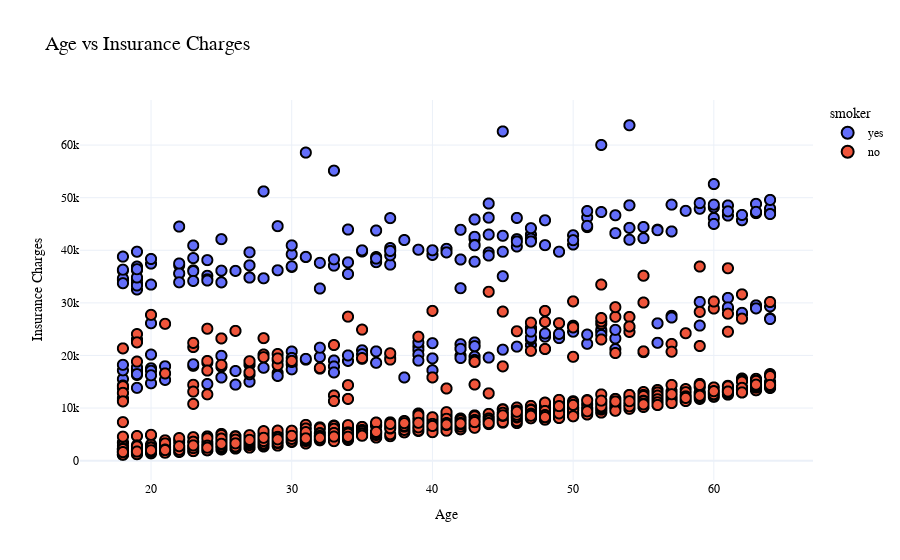

The code cell stored with this chart in its notebook:
### Code cell
fig = px.scatter(
    df,
    x='age',
    y='charges',
    color='smoker',
    size='bmi',
    hover_data=['region'],
    title='Age vs Insurance Charges',
    labels={'age': 'Age', 'charges': 'Insurance Charges'},
    template='plotly_white'
)

# Customize layout
fig.update_layout(
    title_font_size=20,
    xaxis_title='Age',
    yaxis_title='Insurance Charges',
    font=dict(family='Arial', size=12, color='black')
)

# Customize traces
fig.update_traces(
    marker=dict(size=10, line=dict(width=2, color='black'))
)
fig.show()

### Figure 1 — Plotly figure (JSON) as saved in the notebook; plotly's stock layout.template omitted (floating-point values rounded to 4 significant figures; data arrays with more than 128 entries replaced by an {"elided": "..."} marker saying what was removed)
{"data": [{"customdata": {"elided": "274x1 str values"}, "hovertemplate": "smoker=yes<br>Age=%{x}<br>Insurance Charges=%{y}<br>bmi=%{marker.size}<br>region=%{customdata[0]}<extra></extra>", "legendgroup": "yes", "marker": {"color": "#636efa", "line": {"color": "black", "width": 2}, "size": 10, "sizemode": "area", "sizeref": 0.1328, "symbol": "circle"}, "mode": "markers", "name": "yes", "showlegend": true, "type": "scattergl", "x": {"elided": "274 int values"}, "xaxis": "x", "y": {"elided": "274 float values"}, "yaxis": "y"}, {"customdata": {"elided": "1064x1 str values"}, "hovertemplate": "smoker=no<br>Age=%{x}<br>Insurance Charges=%{y}<br>bmi=%{marker.size}<br>region=%{customdata[0]}<extra></extra>", "legendgroup": "no", "marker": {"color": "#EF553B", "line": {"color": "black", "width": 2}, "size": 10, "sizemode": "area", "sizeref": 0.1328, "symbol": "circle"}, "mode": "markers", "name": "no", "showlegend": true, "type": "scattergl", "x": {"elided": "1064 int values"}, "xaxis": "x", "y": {"elided": "1064 float values"}, "yaxis": "y"}], "layout": {"font": {"color": "black", "family": "Arial", "size": 12}, "legend": {"itemsizing": "constant", "title": {"text": "smoker"}, "tracegroupgap": 0}, "title": {"font": {"size": 20}, "text": "Age vs Insurance Charges"}, "xaxis": {"anchor": "y", "domain": [0, 1], "title": {"text": "Age"}}, "yaxis": {"anchor": "x", "domain": [0, 1], "title": {"text": "Insurance Charges"}}}}
